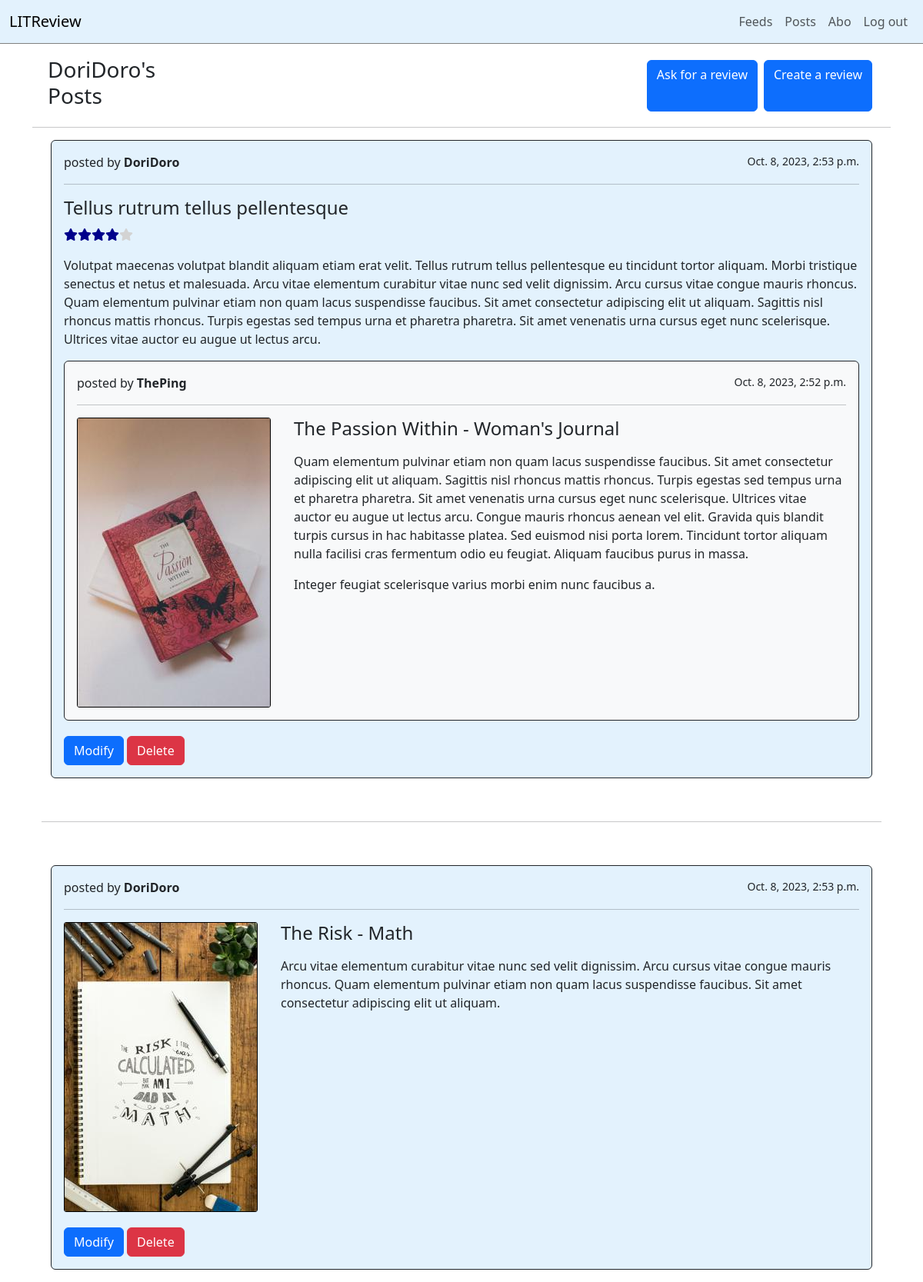
Page /posts/ (signed in) on the committed database.
### accounts/models.py (models this page shows)
class User(AbstractUser):
    pass

### review/models.py (models this page shows, shortened)
class Review(models.Model):
    class Meta:
        verbose_name = _("review")
        verbose_name_plural = _("reviews")
        ordering = ["-time_created"]
    ticket = models.ForeignKey(
        "review.Ticket",
        on_delete=models.CASCADE,
        related_name="reviews",
        verbose_name=_("ticket"),
    )
    rating = models.PositiveSmallIntegerField(
        validators=[MinValueValidator(0), MaxValueValidator(5)],
        verbose_name=_("rating"),
    )
    headline = models.CharField(max_length=128, verbose_name=_("title of review"))
    body = models.TextField(verbose_name=_("comment"), blank=True)
    author = models.ForeignKey(
        "accounts.User",
        on_delete=models.CASCADE,
        related_name="review_author",
        verbose_name=_("author"),
    )
    time_created = models.DateTimeField(
        auto_now_add=True, verbose_name=_("review created at")
    )

class Ticket(models.Model):
    class Meta:
        verbose_name = _("ticket")
        verbose_name_plural = _("tickets")
        ordering = ["-time_created"]
    title = models.CharField(max_length=128, verbose_name=_("title of ticket"))
    description = models.TextField(
        max_length=2048, verbose_name=_("description"), blank=True
    )
    creator = models.ForeignKey(
        "accounts.User",
        on_delete=models.CASCADE,
        related_name="ticket_creator",
        verbose_name=_("creator of ticket"),
    )
    image = models.ImageField(
        upload_to="images/", verbose_name=_("image"), blank=True, null=True
    )
    time_created = models.DateTimeField(
        auto_now_add=True, verbose_name=_("ticket created at")
    )

### review/views.py (the view)
# urls.py: path("posts/", PostsView.as_view(), name="posts_page"),
class PostsView(LoginRequiredMixin, TemplateView):
    template_name = "posts/posts_page.html"
    def get_context_data(self, **kwargs):
        context = super().get_context_data(**kwargs)
        context["tickets"] = Ticket.objects.filter(creator=self.request.user)
        context["reviews"] = Review.objects.filter(author=self.request.user)
        return context

### review/templatetags/stars.py (called while the page is built)
@register.filter
def display_stars(value, stars_max=5):
    if value > stars_max:
        result = f'<i class="fa fa-star" style="color: darkblue;"></i>' * stars_max
        return mark_safe(result)
    elif value < 1:
        result = f'<i class="fa fa-star" style="color: lightgrey;"></i>' * stars_max
        return mark_safe(result)
    result = (
        f'<i class="fa fa-star" style="color: darkblue;"></i>' * value
        + f'<i class="fa fa-star" style="color: lightgrey;"></i>' * (stars_max - value)
    )
    return mark_safe(result)

### review/templates/posts/posts_page.html (shortened to what this page needs)
{% extends 'base_layout.html' %}
{% load static stars %}
{% block content %}
<div class="container main">
  <div style="display: flex;">
    <div style="width: -moz-available;">
      <h3 style="padding-left: 20px;"> {{ request.user }}'s Posts </h3>
    </div>
    <div class="headline-feed">
      <a class="btn btn-primary m-1" href="{% url 'review:create_ticket' %}" role="button"> Ask for a review </a>
      <a class="btn btn-primary m-1" href="{% url 'review:create_review' %}" role="button"> Create a review </a>
    </div>
  </div>
  <hr>
  <div class="container justify-content-center">
    <form method="post">
      {% for review in reviews %}
        <div class="container mt-3">
          <div class="card border-dark my-3 w-80" style="background-color: #e3f2fd;">
            <div class="card-body">
              <p> posted by <strong>{{ review.author }}</strong> <small style="float: right;"> {{ review.time_created }} </small> </p>
              <hr>
              <h4> {{ review.headline }} </h4>
              <p>{{ review.rating|display_stars }}</p>
              <p> {{ review.body|linebreaks }} </p>
              <div class="card border-dark bg-light">
                <div class="card-body">
                  <p> posted by <strong>{{ review.ticket.creator }}</strong> <small style="float: right;"> {{ review.ticket.time_created }} </small> </p>
                  <hr>
                  <div style="display: flex;">
                    <img src="{% get_media_prefix %}{{ review.ticket.image }}" alt="{{ review.ticket.title }}" class="img-fluid img-border">
                    <div style="margin-left: 30px;">
                      <div style="margin-bottom: 15px;">
                        <h4> {{ review.ticket.title }} </h4>
                      </div>
                      <div>
                        <p> {{ review.ticket.description|linebreaks }} </p>
                      </div>
                    </div>
                  </div>
                </div>
              </div>
                <a class="btn btn-primary" href="{% url 'review:modify_review' pk=review.id %}" role="button" style="margin-top: 20px;"> Modify </a>
                <a class="btn btn-danger" href="{% url 'review:delete_review' pk=review.id %}" role="button" style="margin-top: 20px;"> Delete </a>
            </div>
          </div>
        </div>
      {% endfor %}
    </form>
    {% if reviews %}
      <br>
      <hr>
      <br>
    {% endif %}
    <form method="post">
      {% for ticket in tickets %}
        <div class="container mt-3">
          <div class="card border-dark my-3 w-80" style="background-color: #e3f2fd;">
            <div class="card-body">
              <p> posted by <strong>{{ ticket.creator }}</strong> <small style="float: right;"> {{ ticket.time_created }} </small> </p>
              <hr>
              <div style="display: flex;">
                <img src="{% get_media_prefix %}{{ ticket.image }}" alt="{{ ticket.title }}" class="img-fluid img-border" >
                <div style="margin-left: 30px;">
                  <div style="margin-bottom: 15px;">
                    <h4> {{ ticket.title }} </h4>
                  </div>
                  <div>
                    <p class="card-text"> {{ ticket.description|linebreaks }} </p>
                  </div>
                </div>
              </div>
                <a class="btn btn-primary" href="{% url 'review:modify_ticket' pk=ticket.id %}" role="button" style="margin-top: 20px;"> Modify </a>
                <a class="btn btn-danger" href="{% url 'review:delete_ticket' pk=ticket.id %}" role="button" style="margin-top: 20px;"> Delete </a>
            </div>
          </div>
        </div>
      {% endfor %}
    </form>
  </div>
</div>
{% endblock %}

### ui/templates/base_layout.html (shortened to what this page needs)
{% load static %}
    <!DOCTYPE html>
    <html lang="en">
    <head>
        <link href="https://cdn.jsdelivr.net/npm/bootstrap@5.3.0/dist/css/bootstrap.min.css" rel="stylesheet">
        <link rel="stylesheet" href="https://cdnjs.cloudflare.com/ajax/libs/font-awesome/4.7.0/css/font-awesome.min.css">
        <link rel="stylesheet" type="text/css" href="{% static 'css/crispy-forms.css' %}"/>
        <link rel="stylesheet" type="text/css" href="{% static 'css/styles.css' %}"/>
    </head>
    <body>
      <nav class="navbar fixed-top navbar-expand-lg" style="background-color: #e3f2fd; border-bottom: solid grey 1px;">
        <div class="container-fluid">
          <a class="navbar-brand" href="{% url 'review:feeds_page' %}">LITReview</a>
          {% if user.is_authenticated %}
              <div class="collapse navbar-collapse justify-content-end" id="navbarNav">
                <ul class="navbar-nav">
                  <li class="nav-item">
                    <a class="nav-link" href="{% url 'review:feeds_page' %}"> Feeds </a>
                  </li>
                  <li class="nav-item">
                    <a class="nav-link" href="{% url 'review:posts_page' %}"> Posts </a>
                  </li>
                  <li class="nav-item">
                    <a class="nav-link" href="{% url 'accounts:abo_page' %}"> Abo </a>
                  </li>
                  <li class="nav-item">
                    <a class="nav-link" href="{% url 'accounts:logout' %}"> Log out </a>
                  </li>
                </ul>
              </div>
          {% endif %}
        </div>
      </nav>
      {% include 'messages.html' %}
      {% block content %}
      {% endblock %}
    </body>
    </html>

### ui/templates/messages.html (shortened to what this page needs)
<div class="mt-4" style="width: 98%; padding-top: 40px;">
</div>

### ui/static/css/styles.css (style rules this page uses)
.main { padding-top: 10px; }
.headline-feed { display: flex; justify-content: flex-end; padding-right: 20px; width: 100%; }
@media (min-width: 990px) { .img-border { border: solid black 1px; border-radius: 3px; } }

### rows in the picture
User: user "DoriDoro"
Review: author "DoriDoro", time_created "Oct. 8, 2023, 2:53 p.m.", headline "Tellus rutrum tellus pellentesque", body "Volutpat maecenas volutpat blandit aliquam etiam erat velit. Tellus rutrum tellus pellentesque eu tincidunt tortor aliquam. Morbi tristique senectus et netus et malesuada. Arcu vitae elementum curabitur vitae nunc sed velit dignissim. Arcu cursus vitae congue mauris rhoncus. Quam elementum pulvinar etiam non quam lacus suspendisse faucibus. Sit amet consectetur adipiscing elit ut aliquam. Sagittis nisl rhoncus mattis rhoncus. Turpis egestas sed tempus urna et pharetra pharetra. Sit amet venenatis urna cursus eget nunc scelerisque. Ultrices vitae auctor eu augue ut lectus arcu.", ticket.creator "ThePing", ticket.time_created "Oct. 8, 2023, 2:52 p.m.", ticket.image (picture), ticket "The Passion Within - Woman's Journal", ticket.description "Quam elementum pulvinar etiam non quam lacus suspendisse faucibus. Sit amet consectetur adipiscing elit ut aliquam. Sagittis nisl rhoncus mattis rhoncus. Turpis egestas sed tempus urna et pharetra pharetra. Sit amet venenatis urna cursus eget nunc scelerisque. Ultrices vitae auctor eu augue ut lectus arcu. Congue mauris rhoncus aenean vel elit. Gravida quis blandit turpis cursus in hac habitasse platea. Sed euismod nisi porta lorem. Tincidunt tortor aliquam nulla facilisi cras fermentum odio eu feugiat. Aliquam faucibus purus in massa. Integer feugiat scelerisque varius morbi enim nunc faucibus a."
Ticket: creator "DoriDoro", time_created "Oct. 8, 2023, 2:53 p.m.", image (picture), title "The Risk - Math", description "Arcu vitae elementum curabitur vitae nunc sed velit dignissim. Arcu cursus vitae congue mauris rhoncus. Quam elementum pulvinar etiam non quam lacus suspendisse faucibus. Sit amet consectetur adipiscing elit ut aliquam."
